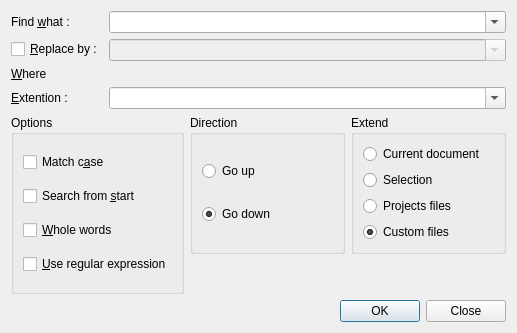
<?xml version="1.0" encoding="UTF-8"?>
<ui version="4.0">
 <class>ReplaceDialog</class>
 <widget class="QDialog" name="ReplaceDialog">
  <property name="geometry">
   <rect>
    <x>0</x>
    <y>0</y>
    <width>517</width>
    <height>333</height>
   </rect>
  </property>
  <property name="windowTitle">
   <string>Find or Replace a text</string>
  </property>
  <layout class="QVBoxLayout" name="verticalLayout">
   <item>
    <layout class="QFormLayout" name="formLayout">
     <property name="fieldGrowthPolicy">
      <enum>QFormLayout::AllNonFixedFieldsGrow</enum>
     </property>
     <item row="0" column="0">
      <widget class="QLabel" name="label">
       <property name="sizePolicy">
        <sizepolicy hsizetype="Minimum" vsizetype="Preferred">
         <horstretch>0</horstretch>
         <verstretch>0</verstretch>
        </sizepolicy>
       </property>
       <property name="text">
        <string>Find &amp;what :</string>
       </property>
       <property name="buddy">
        <cstring>m_comboFind</cstring>
       </property>
      </widget>
     </item>
     <item row="0" column="1">
      <widget class="QComboBox" name="m_comboFind">
       <property name="whatsThis">
        <string>&lt;p&gt;Text to search in the editor. The search string can be &lt;i&gt;string literal&lt;/i&gt; or a &lt;i&gt;regular expression&lt;/i&gt; (if the corresponding checkbox is checked).&lt;/p&gt;
&lt;p&gt;&lt;b&gt;XINX&lt;/b&gt; keep history of searched text.&lt;/p&gt;</string>
       </property>
       <property name="editable">
        <bool>true</bool>
       </property>
       <property name="currentIndex">
        <number>-1</number>
       </property>
       <property name="insertPolicy">
        <enum>QComboBox::InsertAlphabetically</enum>
       </property>
      </widget>
     </item>
     <item row="1" column="0">
      <widget class="QCheckBox" name="m_replaceCheckBox">
       <property name="whatsThis">
        <string>p&gt;If checked, &lt;b&gt;XINX&lt;/b&gt; replace the searched string by this  sting.&lt;/p&gt;
&lt;p&gt;If the search string is a &lt;i&gt;regular expression&lt;/i&gt;, you can use \1 or \2 for captured string. Captured string in the find string is in bracket.&lt;/p&gt;</string>
       </property>
       <property name="text">
        <string>&amp;Replace by :</string>
       </property>
      </widget>
     </item>
     <item row="1" column="1">
      <widget class="QComboBox" name="m_comboReplace">
       <property name="enabled">
        <bool>false</bool>
       </property>
       <property name="editable">
        <bool>true</bool>
       </property>
       <property name="insertPolicy">
        <enum>QComboBox::InsertAlphabetically</enum>
       </property>
      </widget>
     </item>
     <item row="2" column="0">
      <widget class="QLabel" name="m_whereLabel">
       <property name="enabled">
        <bool>true</bool>
       </property>
       <property name="text">
        <string>&amp;Where</string>
       </property>
       <property name="buddy">
        <cstring>m_directoryWidget</cstring>
       </property>
      </widget>
     </item>
     <item row="2" column="1">
      <widget class="DirectoryEditWidget" name="m_directoryWidget" native="true">
       <property name="enabled">
        <bool>true</bool>
       </property>
       <property name="focusPolicy">
        <enum>Qt::TabFocus</enum>
       </property>
       <property name="directory" stdset="0">
        <bool>true</bool>
       </property>
      </widget>
     </item>
     <item row="3" column="0">
      <widget class="QLabel" name="m_extLabel">
       <property name="enabled">
        <bool>true</bool>
       </property>
       <property name="text">
        <string>&amp;Extention :</string>
       </property>
       <property name="buddy">
        <cstring>m_comboExt</cstring>
       </property>
      </widget>
     </item>
     <item row="3" column="1">
      <widget class="CheckComboBox" name="m_comboExt">
       <property name="enabled">
        <bool>true</bool>
       </property>
       <property name="editable">
        <bool>true</bool>
       </property>
       <property name="separator" stdset="0">
        <string notr="true">;</string>
       </property>
      </widget>
     </item>
    </layout>
   </item>
   <item>
    <layout class="QGridLayout">
     <property name="margin">
      <number>0</number>
     </property>
     <property name="spacing">
      <number>6</number>
     </property>
     <item row="0" column="1">
      <widget class="QGroupBox" name="m_directionGroupBox">
       <property name="whatsThis">
        <string>Direction where &lt;b&gt;XINX&lt;/b&gt; must go for search string.</string>
       </property>
       <property name="title">
        <string>Direction</string>
       </property>
       <layout class="QVBoxLayout">
        <property name="spacing">
         <number>6</number>
        </property>
        <property name="margin">
         <number>9</number>
        </property>
        <item>
         <widget class="QRadioButton" name="m_UpRadioButton">
          <property name="text">
           <string>Go up</string>
          </property>
         </widget>
        </item>
        <item>
         <widget class="QRadioButton" name="m_DownRadioButton">
          <property name="text">
           <string>Go down</string>
          </property>
          <property name="checked">
           <bool>true</bool>
          </property>
         </widget>
        </item>
       </layout>
      </widget>
     </item>
     <item row="1" column="2">
      <spacer>
       <property name="orientation">
        <enum>Qt::Vertical</enum>
       </property>
       <property name="sizeHint" stdset="0">
        <size>
         <width>20</width>
         <height>40</height>
        </size>
       </property>
      </spacer>
     </item>
     <item row="0" column="2">
      <widget class="QGroupBox" name="m_selectionGroupBox">
       <property name="whatsThis">
        <string>If &lt;i&gt;All&lt;/i&gt; is checked &lt;b&gt;XINX&lt;/b&gt; search in the whole document, else &lt;b&gt;XINX&lt;/b&gt; search only in the selection.</string>
       </property>
       <property name="title">
        <string>Extend</string>
       </property>
       <layout class="QVBoxLayout">
        <property name="spacing">
         <number>6</number>
        </property>
        <property name="margin">
         <number>9</number>
        </property>
        <item>
         <widget class="QRadioButton" name="m_searchAllRadioButton">
          <property name="text">
           <string>Current document</string>
          </property>
          <property name="checked">
           <bool>false</bool>
          </property>
          <attribute name="buttonGroup">
           <string>m_extedButtonGroup</string>
          </attribute>
         </widget>
        </item>
        <item>
         <widget class="QRadioButton" name="m_searchSelectionRadioButton">
          <property name="text">
           <string>Selection</string>
          </property>
          <attribute name="buttonGroup">
           <string>m_extedButtonGroup</string>
          </attribute>
         </widget>
        </item>
        <item>
         <widget class="QRadioButton" name="m_projectFilesRadioButton">
          <property name="text">
           <string>Projects files</string>
          </property>
          <property name="checked">
           <bool>false</bool>
          </property>
          <attribute name="buttonGroup">
           <string>m_extedButtonGroup</string>
          </attribute>
         </widget>
        </item>
        <item>
         <widget class="QRadioButton" name="m_customFilesRadioButton">
          <property name="text">
           <string>Custom files</string>
          </property>
          <property name="checked">
           <bool>true</bool>
          </property>
          <attribute name="buttonGroup">
           <string>m_extedButtonGroup</string>
          </attribute>
         </widget>
        </item>
       </layout>
      </widget>
     </item>
     <item row="0" column="0" rowspan="2">
      <widget class="QGroupBox" name="groupBox">
       <property name="title">
        <string>Options</string>
       </property>
       <layout class="QVBoxLayout">
        <property name="spacing">
         <number>6</number>
        </property>
        <property name="margin">
         <number>9</number>
        </property>
        <item>
         <widget class="QCheckBox" name="m_caseCheckBox">
          <property name="whatsThis">
           <string>If checked, &lt;b&gt;XINX&lt;/b&gt; search the case sensitive string.</string>
          </property>
          <property name="text">
           <string>Match c&amp;ase</string>
          </property>
         </widget>
        </item>
        <item>
         <widget class="QCheckBox" name="m_fromStartCheckBox">
          <property name="whatsThis">
           <string>If checked, &lt;b&gt;XINX&lt;/b&gt; search the word from the start of the document, else &lt;b&gt;XINX&lt;/b&gt; search from the cursor position.</string>
          </property>
          <property name="text">
           <string>Search from &amp;start</string>
          </property>
         </widget>
        </item>
        <item>
         <widget class="QCheckBox" name="m_wholeWordsCheckBox">
          <property name="whatsThis">
           <string>If unchecked, &lt;b&gt;XINX&lt;/b&gt; search string include in other word, else only whole word is searched.</string>
          </property>
          <property name="text">
           <string>&amp;Whole words</string>
          </property>
         </widget>
        </item>
        <item>
         <widget class="QCheckBox" name="m_regularExpressionCheckBox">
          <property name="whatsThis">
           <string>If checked, &lt;b&gt;XINX&lt;/b&gt; use regular expression to match string.</string>
          </property>
          <property name="text">
           <string>&amp;Use regular expression</string>
          </property>
         </widget>
        </item>
       </layout>
      </widget>
     </item>
     <item row="1" column="1">
      <spacer>
       <property name="orientation">
        <enum>Qt::Vertical</enum>
       </property>
       <property name="sizeHint" stdset="0">
        <size>
         <width>20</width>
         <height>40</height>
        </size>
       </property>
      </spacer>
     </item>
    </layout>
   </item>
   <item>
    <widget class="QDialogButtonBox" name="m_buttonBox">
     <property name="standardButtons">
      <set>QDialogButtonBox::Close|QDialogButtonBox::Ok</set>
     </property>
    </widget>
   </item>
  </layout>
 </widget>
 <customwidgets>
  <customwidget>
   <class>DirectoryEditWidget</class>
   <extends>QWidget</extends>
   <header location="global">directoryedit.h</header>
   <container>1</container>
  </customwidget>
  <customwidget>
   <class>CheckComboBox</class>
   <extends>QComboBox</extends>
   <header location="global">checkcombobox.h</header>
  </customwidget>
 </customwidgets>
 <tabstops>
  <tabstop>m_comboFind</tabstop>
  <tabstop>m_replaceCheckBox</tabstop>
  <tabstop>m_comboReplace</tabstop>
  <tabstop>m_directoryWidget</tabstop>
  <tabstop>m_comboExt</tabstop>
  <tabstop>m_caseCheckBox</tabstop>
  <tabstop>m_fromStartCheckBox</tabstop>
  <tabstop>m_wholeWordsCheckBox</tabstop>
  <tabstop>m_regularExpressionCheckBox</tabstop>
  <tabstop>m_UpRadioButton</tabstop>
  <tabstop>m_DownRadioButton</tabstop>
  <tabstop>m_searchAllRadioButton</tabstop>
  <tabstop>m_searchSelectionRadioButton</tabstop>
  <tabstop>m_projectFilesRadioButton</tabstop>
  <tabstop>m_customFilesRadioButton</tabstop>
  <tabstop>m_buttonBox</tabstop>
 </tabstops>
 <resources/>
 <connections>
  <connection>
   <sender>m_replaceCheckBox</sender>
   <signal>toggled(bool)</signal>
   <receiver>m_comboReplace</receiver>
   <slot>setEnabled(bool)</slot>
   <hints>
    <hint type="sourcelabel">
     <x>98</x>
     <y>55</y>
    </hint>
    <hint type="destinationlabel">
     <x>172</x>
     <y>56</y>
    </hint>
   </hints>
  </connection>
  <connection>
   <sender>m_fromStartCheckBox</sender>
   <signal>toggled(bool)</signal>
   <receiver>m_DownRadioButton</receiver>
   <slot>setChecked(bool)</slot>
   <hints>
    <hint type="sourcelabel">
     <x>171</x>
     <y>206</y>
    </hint>
    <hint type="destinationlabel">
     <x>334</x>
     <y>226</y>
    </hint>
   </hints>
  </connection>
  <connection>
   <sender>m_fromStartCheckBox</sender>
   <signal>toggled(bool)</signal>
   <receiver>m_searchAllRadioButton</receiver>
   <slot>setChecked(bool)</slot>
   <hints>
    <hint type="sourcelabel">
     <x>171</x>
     <y>206</y>
    </hint>
    <hint type="destinationlabel">
     <x>497</x>
     <y>163</y>
    </hint>
   </hints>
  </connection>
  <connection>
   <sender>m_fromStartCheckBox</sender>
   <signal>toggled(bool)</signal>
   <receiver>m_UpRadioButton</receiver>
   <slot>setDisabled(bool)</slot>
   <hints>
    <hint type="sourcelabel">
     <x>171</x>
     <y>206</y>
    </hint>
    <hint type="destinationlabel">
     <x>334</x>
     <y>181</y>
    </hint>
   </hints>
  </connection>
  <connection>
   <sender>m_fromStartCheckBox</sender>
   <signal>toggled(bool)</signal>
   <receiver>m_searchSelectionRadioButton</receiver>
   <slot>setDisabled(bool)</slot>
   <hints>
    <hint type="sourcelabel">
     <x>171</x>
     <y>206</y>
    </hint>
    <hint type="destinationlabel">
     <x>497</x>
     <y>190</y>
    </hint>
   </hints>
  </connection>
  <connection>
   <sender>m_regularExpressionCheckBox</sender>
   <signal>toggled(bool)</signal>
   <receiver>m_wholeWordsCheckBox</receiver>
   <slot>setDisabled(bool)</slot>
   <hints>
    <hint type="sourcelabel">
     <x>127</x>
     <y>276</y>
    </hint>
    <hint type="destinationlabel">
     <x>128</x>
     <y>241</y>
    </hint>
   </hints>
  </connection>
  <connection>
   <sender>m_regularExpressionCheckBox</sender>
   <signal>toggled(bool)</signal>
   <receiver>m_caseCheckBox</receiver>
   <slot>setDisabled(bool)</slot>
   <hints>
    <hint type="sourcelabel">
     <x>104</x>
     <y>276</y>
    </hint>
    <hint type="destinationlabel">
     <x>112</x>
     <y>171</y>
    </hint>
   </hints>
  </connection>
  <connection>
   <sender>m_fromStartCheckBox</sender>
   <signal>toggled(bool)</signal>
   <receiver>m_projectFilesRadioButton</receiver>
   <slot>setDisabled(bool)</slot>
   <hints>
    <hint type="sourcelabel">
     <x>171</x>
     <y>206</y>
    </hint>
    <hint type="destinationlabel">
     <x>497</x>
     <y>217</y>
    </hint>
   </hints>
  </connection>
  <connection>
   <sender>m_fromStartCheckBox</sender>
   <signal>toggled(bool)</signal>
   <receiver>m_customFilesRadioButton</receiver>
   <slot>setDisabled(bool)</slot>
   <hints>
    <hint type="sourcelabel">
     <x>96</x>
     <y>206</y>
    </hint>
    <hint type="destinationlabel">
     <x>497</x>
     <y>244</y>
    </hint>
   </hints>
  </connection>
  <connection>
   <sender>m_buttonBox</sender>
   <signal>accepted()</signal>
   <receiver>ReplaceDialog</receiver>
   <slot>accept()</slot>
   <hints>
    <hint type="sourcelabel">
     <x>169</x>
     <y>328</y>
    </hint>
    <hint type="destinationlabel">
     <x>516</x>
     <y>158</y>
    </hint>
   </hints>
  </connection>
  <connection>
   <sender>m_buttonBox</sender>
   <signal>rejected()</signal>
   <receiver>ReplaceDialog</receiver>
   <slot>reject()</slot>
   <hints>
    <hint type="sourcelabel">
     <x>169</x>
     <y>328</y>
    </hint>
    <hint type="destinationlabel">
     <x>516</x>
     <y>267</y>
    </hint>
   </hints>
  </connection>
 </connections>
 <buttongroups>
  <buttongroup name="m_extedButtonGroup"/>
 </buttongroups>
</ui>
